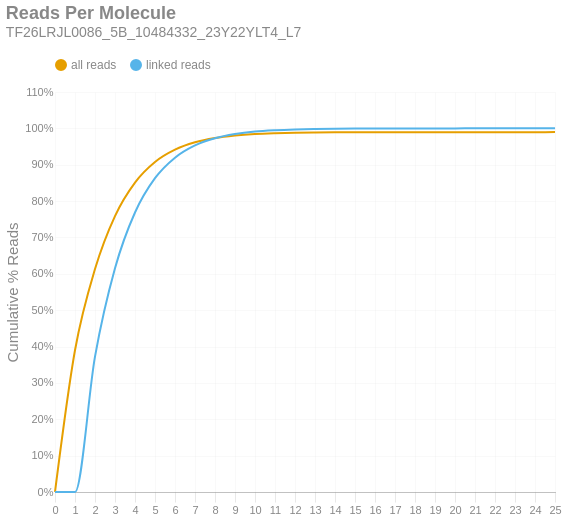

Notebook cell for this chart:
### Markdown cell above
### Reads per Molecule
This chart shows the cumulative distribution of the number of reads per linked molecule. That is, how many alignments are associated with a unique molecule. This excludes the number of reads associated with invalid or absent linked-read barcodes. The `linked` histogram is the percentages recalculated when disregarding singletons.

### Code cell
if SKIPLR:
    print_html(f"Skipped")
else:
    counts = np.bincount(valids['reads'].cast(pl.Int64).to_numpy())
    weighted = counts * np.arange(len(counts))
    all_perc = weighted / n_reads
    linked_perc = weighted / n_linked_reads
    linked_perc[1] = 0
    binned_df = pl.DataFrame({
        'readsper': list(range(len(counts))),
        'all reads (cumsum)': np.cumsum(all_perc).tolist(),
        'linked reads (cumsum)': np.cumsum(linked_perc).tolist(),
    })

    with SafeRender(binned_df):
        (
            density_plot(binned_df, 'Reads Per Molecule', samplename, 'readspmol')
            .encode(
                x=alt.X('readsper:O', title=None).axis(labelAngle=0).scale(padding=0),
                y=alt.Y('value:Q', title='Cumulative % Reads').axis(format='%').stack(False),
                color=alt.Color("key:N").scale(domain=["all reads", "linked reads"]),
                tooltip=[
                    alt.Tooltip("key:N", title="Data Type"),
                    alt.Tooltip("readsper:O", title="Reads Per Molecule"),
                    alt.Tooltip("value:Q", format=".2%", title="% Reads (Cum.)")
                ]            
            )
        ).display()

### Figure 1 — Vega-Lite specification as saved in the notebook (floating-point values rounded to 4 significant figures)
{"width": "container", "height": 400, "config": {"title": {"anchor": "start", "dy": -15, "fontSize": 18, "color": "#888888", "subtitleColor": "#888888", "subtitleFontSize": 14}, "arc": {"fill": "#0072B2"}, "axis": {"domainColor": "#888888", "domainWidth": 0.5, "gridWidth": 0.2, "grid": false, "titleFontWeight": 400, "titleFontSize": 15, "labelFontSize": 11, "labelColor": "#888888", "tickColor": "#888888", "tickWidth": 0.2, "titleColor": "#888888"}, "axisBand": {"grid": false}, "axisX": {"grid": true, "tickSize": 10, "domainCap": "round"}, "axisY": {"domain": false, "grid": true, "tickSize": 0, "domainCap": "round"}, "background": "transparent", "header": {"labelFontSize": 15, "labelColor": "#888888", "titleFontSize": 15, "titleFontWeight": 600, "titleColor": "#888888"}, "legend": {"labelFont": "sans-serif", "labelFontSize": 12, "labelColor": "#888888", "symbolSize": 100, "symbolType": "circle", "titleFontSize": 12, "titlePadding": 10, "titleColor": "#888888", "title": null, "orient": "top"}, "range": {"category": ["#E69F00", "#56B4E9", "#009E73", "#F0E442", "#0072B2", "#D55E00", "#CC79A7", "#000000"], "diverging": ["#cfe8f3", "#a2d4ec", "#73bfe2", "#46abdb", "#1696d2", "#12719e"]}, "area": {"fill": "#0072B2", "fillOpacity": 0.7, "line": true, "strokeOpacity": 0.7}, "line": {"color": "#0072B2", "stroke": "#0072B2", "strokeWidth": 2}, "trail": {"color": "#0072B2", "stroke": "#0072B2", "strokeWidth": 0, "size": 1}, "point": {"filled": true, "fillOpacity": 1.0, "size": 95}, "text": {"color": "#888888", "fontSize": 11, "align": "right", "fontWeight": 400, "size": 11}, "bar": {"fill": "#0072B2", "stroke": null}, "view": {"stroke": null, "continuousWidth": 660, "continuousHeight": 400}}, "data": {"name": "data-8c344cabc71ead22d0cdc1e34a95d5b9"}, "mark": {"type": "line", "interpolate": "monotone", "point": {"opacity": 0, "size": 275}}, "encoding": {"color": {"field": "key", "scale": {"domain": ["all reads", "linked reads"]}, "type": "nominal"}, "tooltip": [{"field": "key", "title": "Data Type", "type": "nominal"}, {"field": "readsper", "title": "Reads Per Molecule", "type": "ordinal"}, {"field": "value", "format": ".2%", "title": "% Reads (Cum.)", "type": "quantitative"}], "x": {"axis": {"labelAngle": 0}, "field": "readsper", "scale": {"padding": 0}, "title": null, "type": "ordinal"}, "y": {"axis": {"format": "%"}, "field": "value", "stack": false, "title": "Cumulative % Reads", "type": "quantitative"}}, "params": [{"name": "param_c36ac31b6afebe62", "select": {"type": "point", "fields": ["key"]}, "bind": "legend"}], "title": {"text": "Reads Per Molecule", "subtitle": "TF26LRJL0086_5B_10484332_23Y22YLT4_L7"}, "transform": [{"fold": ["all reads (cumsum)", "linked reads (cumsum)"]}, {"calculate": "replace(datum.key, ' (cumsum)', '')", "as": "key"}, {"filter": {"param": "param_c36ac31b6afebe62"}}], "usermeta": {"embedOptions": {"downloadFileName": "TF26LRJL0086_5B_10484332_23Y22YLT4_L7.readspmol"}}, "$schema": "https://vega.github.io/schema/vega-lite/v6.4.1.json", "datasets": {"data-8c344cabc71ead22d0cdc1e34a95d5b9": [{"readsper": 0, "all reads (cumsum)": 0.0, "linked reads (cumsum)": 0.0}, {"readsper": 1, "all reads (cumsum)": 0.3898, "linked reads (cumsum)": 0.0}, {"readsper": 2, "all reads (cumsum)": 0.613, "linked reads (cumsum)": 0.3721}, {"readsper": 3, "all reads (cumsum)": 0.7588, "linked reads (cumsum)": 0.6151}, {"readsper": 4, "all reads (cumsum)": 0.8508, "linked reads (cumsum)": 0.7686}, {"readsper": 5, "all reads (cumsum)": 0.9075, "linked reads (cumsum)": 0.863}, {"readsper": 6, "all reads (cumsum)": 0.9413, "linked reads (cumsum)": 0.9194}, {"readsper": 7, "all reads (cumsum)": 0.9616, "linked reads (cumsum)": 0.9532}, {"readsper": 8, "all reads (cumsum)": 0.9734, "linked reads (cumsum)": 0.9728}, {"readsper": 9, "all reads (cumsum)": 0.9802, "linked reads (cumsum)": 0.9843}, {"readsper": 10, "all reads (cumsum)": 0.9844, "linked reads (cumsum)": 0.9912}, {"readsper": 11, "all reads (cumsum)": 0.9866, "linked reads (cumsum)": 0.9949}, {"readsper": 12, "all reads (cumsum)": 0.9879, "linked reads (cumsum)": 0.9971}, {"readsper": 13, "all reads (cumsum)": 0.9887, "linked reads (cumsum)": 0.9984}, {"readsper": 14, "all reads (cumsum)": 0.9891, "linked reads (cumsum)": 0.9991}, {"readsper": 15, "all reads (cumsum)": 0.9894, "linked reads (cumsum)": 0.9995}, {"readsper": 16, "all reads (cumsum)": 0.9895, "linked reads (cumsum)": 0.9997}, {"readsper": 17, "all reads (cumsum)": 0.9896, "linked reads (cumsum)": 0.9998}, {"readsper": 18, "all reads (cumsum)": 0.9896, "linked reads (cumsum)": 0.9999}, {"readsper": 19, "all reads (cumsum)": 0.9896, "linked reads (cumsum)": 0.9999}, {"readsper": 20, "all reads (cumsum)": 0.9896, "linked reads (cumsum)": 1.0}, {"readsper": 21, "all reads (cumsum)": 0.9896, "linked reads (cumsum)": 1.0}, {"readsper": 22, "all reads (cumsum)": 0.9897, "linked reads (cumsum)": 1.0}, {"readsper": 23, "all reads (cumsum)": 0.9897, "linked reads (cumsum)": 1.0}, {"readsper": 24, "all reads (cumsum)": 0.9897, "linked reads (cumsum)": 1.0}, {"readsper": 25, "all reads (cumsum)": 0.9897, "linked reads (cumsum)": 1.0}]}}
